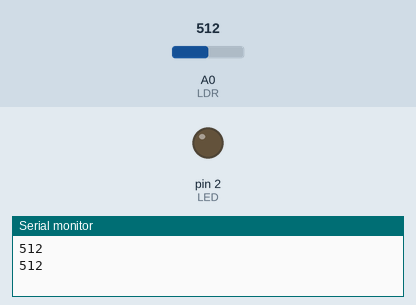
A sketch run on a simulated Arduino Uno, built with avr-gcc and run on an emulated ATmega328P. Parts: output pins drawn as LEDs (lit = HIGH), the last lines printed to the serial monitor. Inputs (shaded band) come from the test bench; at power-on: A0 (LDR) = 512.

Above: at 1.2 s.
1.3 s: A0 (LDR) set to 104
3.2 s: A0 (LDR) set to 91
At 5.0 s:
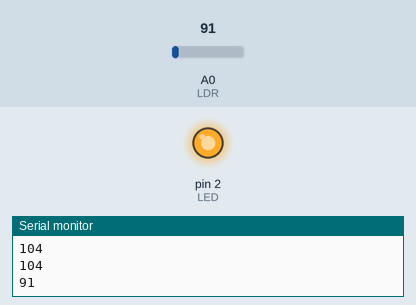
5.5 s: A0 (LDR) set to 110
At 6.5 s:
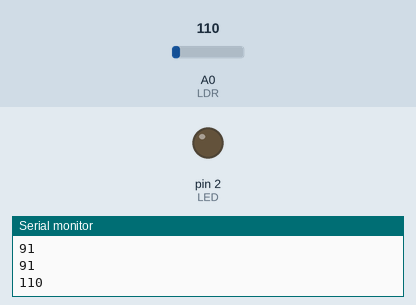
7.5 s: A0 (LDR) set to 90
At 9.3 s:
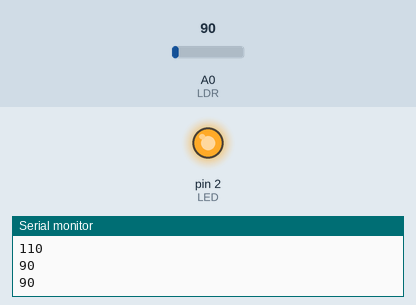
Timing chart, 0 to 10.5 s (numbered marks = the images above; inputs shaded):
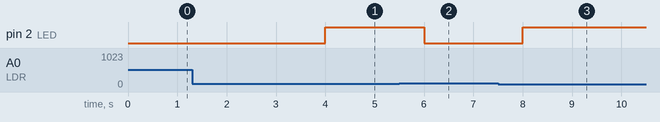

Measured:
- the behaviour switches between 100 and 99 on A0 (LDR) (found by bisection; images 0 and 1)
- after the input at 3.2 s, pin 2 (LED): LOW → HIGH after 0.80 s
- after the input at 5.5 s, pin 2 (LED): HIGH → LOW after 0.50 s
- after the input at 7.5 s, pin 2 (LED): LOW → HIGH after 0.50 s

The sketch:

17-LDR.ino
```cpp
int LED = 2, LDR = A0;
void setup() {
  pinMode(LED, OUTPUT);
  Serial.begin(9600);
}

void loop() {
  if(analogRead(LDR) < 100){
    digitalWrite(LED, HIGH);
  }
  else{
    digitalWrite(LED, LOW);
  }
  Serial.println(analogRead(LDR));
  delay(1000);
}
```
